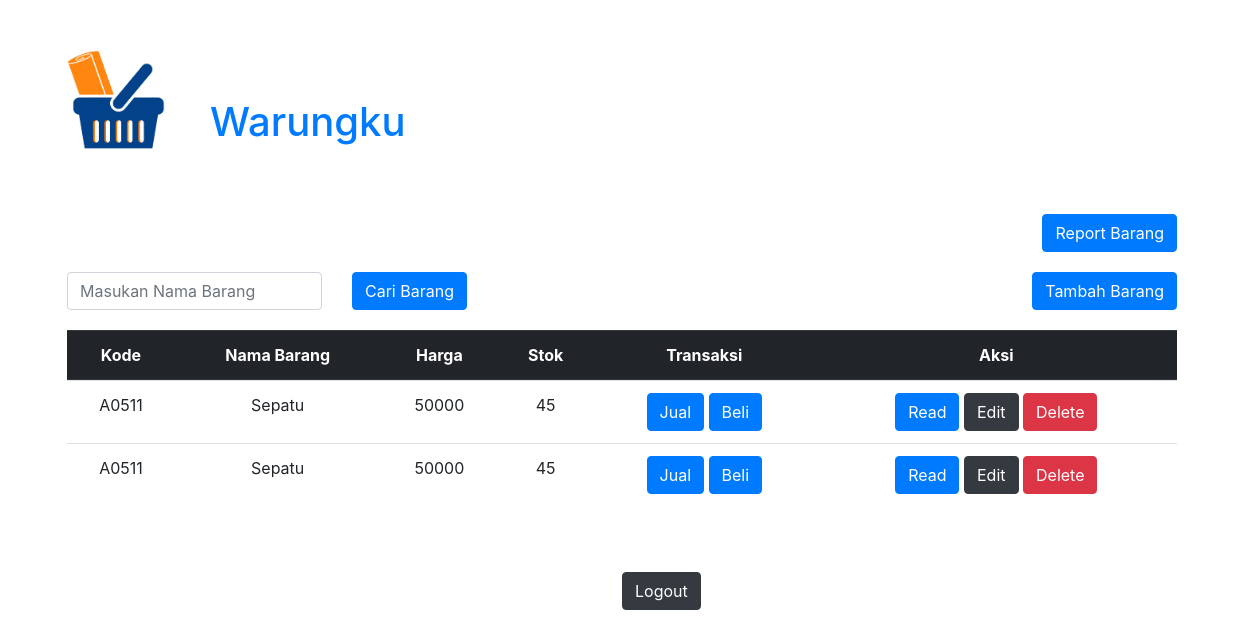
The page /home.php (signed in) on the database its author committed.
### tables this page shows
CREATE TABLE `barang` (
  `kode_barang` varchar(5) NOT NULL,
  `nama_barang` varchar(50) NOT NULL,
  `harga` int(20) NOT NULL,
  `stok` int(10) UNSIGNED DEFAULT '0',
  `id` int(12) NOT NULL
);

### home.php (the view, shortened to what this page needs)
<!DOCTYPE html>
<html>
<head>
	<link rel="stylesheet" type="text/css" href="asset/css/bootstrap.min.css">
</head>
<body>
	<div class="container" style="margin-top: 50px ">
		<div class="row">
			<div class="col-sm-1">
				<a href="index.php"><img src="logo.jpg" height="100" alt="Logo" class="rounded"></a>
			</div>
			<div class="col-sm-5" style="margin-bottom: 20px">
			<a href="index.php"><h1 class="m-5">Warungku</h1></a>
		</div>
		</div>
		<div class="row">
			<div class="col-sm-12 ">
				<a href="report.php" class="btn btn-primary float-right" style="margin-bottom: 20px">Report Barang</a>
			</div>
		</div>
			<form action="" method="get" class="form">
		<div class="row">
			<div class="col-sm-3">
				<input type="text" name="search" placeholder="Masukan Nama Barang" class="form-control" required="">
			</div>
			<div class="col-sm-2">
				<button type="submit" class="btn btn-primary">Cari Barang</button>
			</div>
			<div class="col">
				<button type="button" class="btn btn-primary float-right" data-toggle="modal" data-target="#exampleModal">
				  Tambah Barang
				</button>
			</div>
		</div>
		</form>
		<div class="row" style="margin-top: 20px">
			<div class="col">
				<table class="table table-hover">
					  <thead class="thead-dark">
					    <tr>
					      <th scope="col">Kode</th>
					      <th scope="col">Nama Barang</th>
					      <th scope="col">Harga</th>
					      <th scope="col">Stok</th>
					      <th scope="col">Transaksi</th>
					      <th scope="col">Aksi</th>
					    </tr>
					  </thead>
					  <tbody>
					  	<tr>
					  	<?php
					  			$sql = "";
								include('koneksi.php');
								if(isset($_GET['search'])){
									$cari = $_GET['search'];
									$sql = "SELECT * FROM barang WHERE nama_barang LIKE '%$cari%'";
								} else{
									$sql = "SELECT * FROM barang";
								}
								$query = mysqli_query($koneksi, $sql) or die('gagal tampil');
								if(mysqli_num_rows($query) > 0){
								while ($row=mysqli_fetch_array($query,MYSQLI_ASSOC)){
									echo '<tr>';
									echo '<td>' . $row["kode_barang"] . '</td>';
									echo '<td>' . $row["nama_barang"] . '</td>';
									echo '<td>' . $row["harga"] . '</td>';
									echo '<td>' . $row["stok"] . '</td>';
								?>
					      <td>
					      	<button type="button"  class="btn btn-primary" data-toggle="modal" data-nama="<?= $row['nama_barang'] ?>" data-id = "<?= $row['id'] ?>" data-target="#jual">
							  Jual
							</button>
					      <button type="button" class="btn btn-primary" data-toggle="modal" data-nama="<?= $row['nama_barang'] ?>" data-target="#beli">
							  Beli
							</button></td>
							<td>
							<button type="button"  class="btn btn-primary" data-toggle="modal" data-kode="<?= $row['kode_barang'] ?>"  data-nama="<?= $row['nama_barang'] ?>" data-id = "<?= $row['id'] ?>" data-harga="<?= $row['harga'] ?>" data-stok ="<?= $row['stok'] ?>" data-target="#read">
							  Read
							</button>
					      	<button type="button"  class="btn btn-dark" data-toggle="modal" data-kode="<?= $row['kode_barang'] ?>"  data-nama="<?= $row['nama_barang'] ?>" data-id = "<?= $row['id'] ?>" data-harga="<?= $row['harga'] ?>" data-stok ="<?= $row['stok'] ?>" data-id = "<?= $row['id'] ?>" data-target="#edit">
							  Edit
							</button>
					       <?php echo "<a class='btn btn-danger' href='delete-barang.php?id=$row[id]'>Delete</a>" ; ?>
					    </tr>
					    <?php } ?>
					    <?php } ?>
					  </tbody>
				</table>
			</div>
		</div>
		<div class="row">
			<div class="col-sm-12">
				<a href="index.php" style="margin: 50px 50%" class="btn btn-dark">Logout</a>
			</div>
		</div>
	</div>
       <?php include('tambah_barang.php'); ?>
       <?php include('beli.php'); ?>
       <?php include('jual.php'); ?>
       <?php include('tambah_barang.php'); ?>
</body>
</html>

### home.php (style rules this page uses)
th, td { text-align: center; }

### rows shown on the page
barang: kode_barang "A0511", nama_barang "Sepatu", harga "50000", stok "45"
barang: kode_barang "A0511", nama_barang "Sepatu", harga "50000", stok "45"
